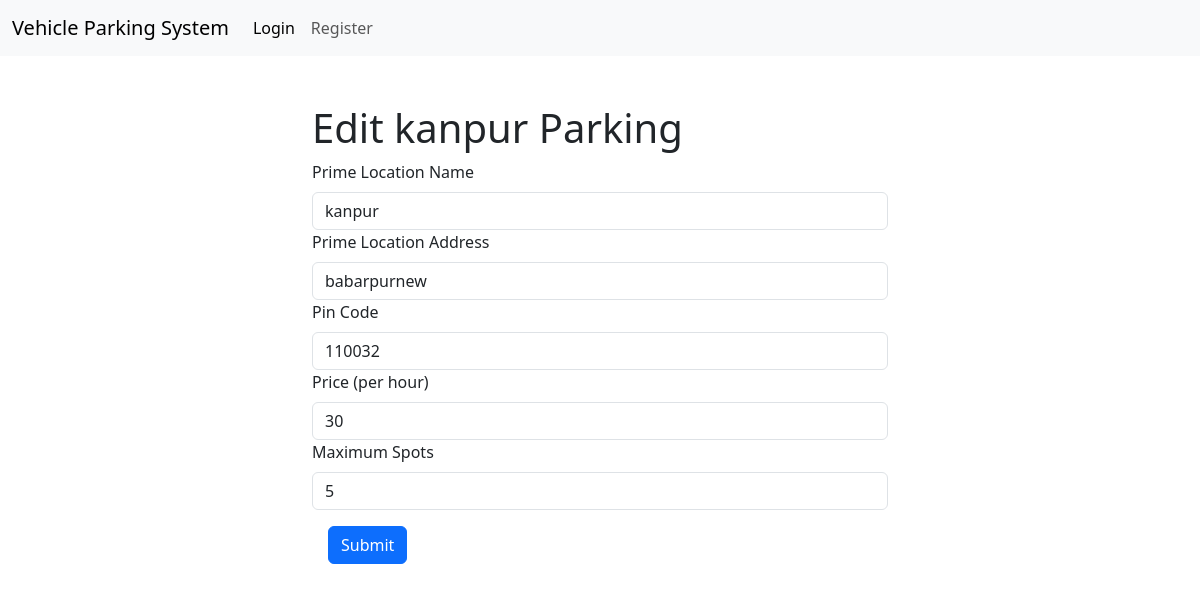
/edit_parking/1, run on the app's committed database.
### controllers/models.py (models this page shows)
class ParkingLot(db.Model):
    id = db.Column(db.Integer, primary_key=True, autoincrement=True)
    location = db.Column(db.String(100), nullable=False)
    address = db.Column(db.String(200), nullable=False)
    pin_code = db.Column(db.String, nullable=False)
    price = db.Column(db.String, nullable=False)
    max_spots = db.Column(db.Integer, nullable=False)
    spots = db.relationship('ParkingSpot', backref='lot', cascade="all, delete-orphan")

### controllers/general_routes.py (the view, shortened to what this page needs)
@app.route('/edit_parking/<int:parking_lot_id>', methods=['GET', 'POST'])
def edit_parking(parking_lot_id):
    parking_lot = ParkingLot.query.get_or_404(parking_lot_id)
    return render_template('edit_parking.html', parking_lot=parking_lot)

### templates/edit_parking.html (shortened to what this page needs)
<!DOCTYPE html>
<html lang="en">
<head>
</head>
{% include 'index.html' %}
<body>
    {% block content %}
    <div class="container-fluid">
        <div class="row justify-content-center">
            <div class="col-6 m-3">
                <h1>Edit {{ parking_lot.location }} Parking</h1>
                <form method="post" action="/edit_parking/{{ parking_lot.id }}">
                    <div class="mb-1.5">
                        <label for="location" class="form-label">Prime Location Name</label>
                        <input type="text" class="form-control" id="location" name="location" value="{{ parking_lot.location }}" required>
                    </div>
                    <div class="mb-1.5">
                        <label for="address" class="form-label">Prime Location Address</label>
                        <input type="text" class="form-control" id="address" name="address" value="{{ parking_lot.address }}" required>
                    </div>
                    <div class="mb-1.5">
                        <label for="pin_code" class="form-label">Pin Code</label>
                        <input type="text" class="form-control" id="pin_code" name="pin_code" value="{{ parking_lot.pin_code }}" required>
                    </div>
                    <div class="mb-1.5">
                        <label for="price" class="form-label">Price (per hour)</label>
                        <input type="text" class="form-control" id="price" name="price" value="{{ parking_lot.price }}" required>
                    </div>
                    <div class="mb-1.5">
                        <label for="max_spots" class="form-label">Maximum Spots</label>
                        <input type="text" class="form-control" id="max_spots" name="max_spots" value="{{ parking_lot.max_spots }}" required>
                    </div>
                    <button type="submit" class="btn btn-primary m-3">Submit</button>
                </form>
            </div>
        </div>
    </div>
    {%endblock%}

### data on the page
ParkingLot: location "kanpur", address "babarpurnew", pin_code "110032", price "30", max_spots "5"
